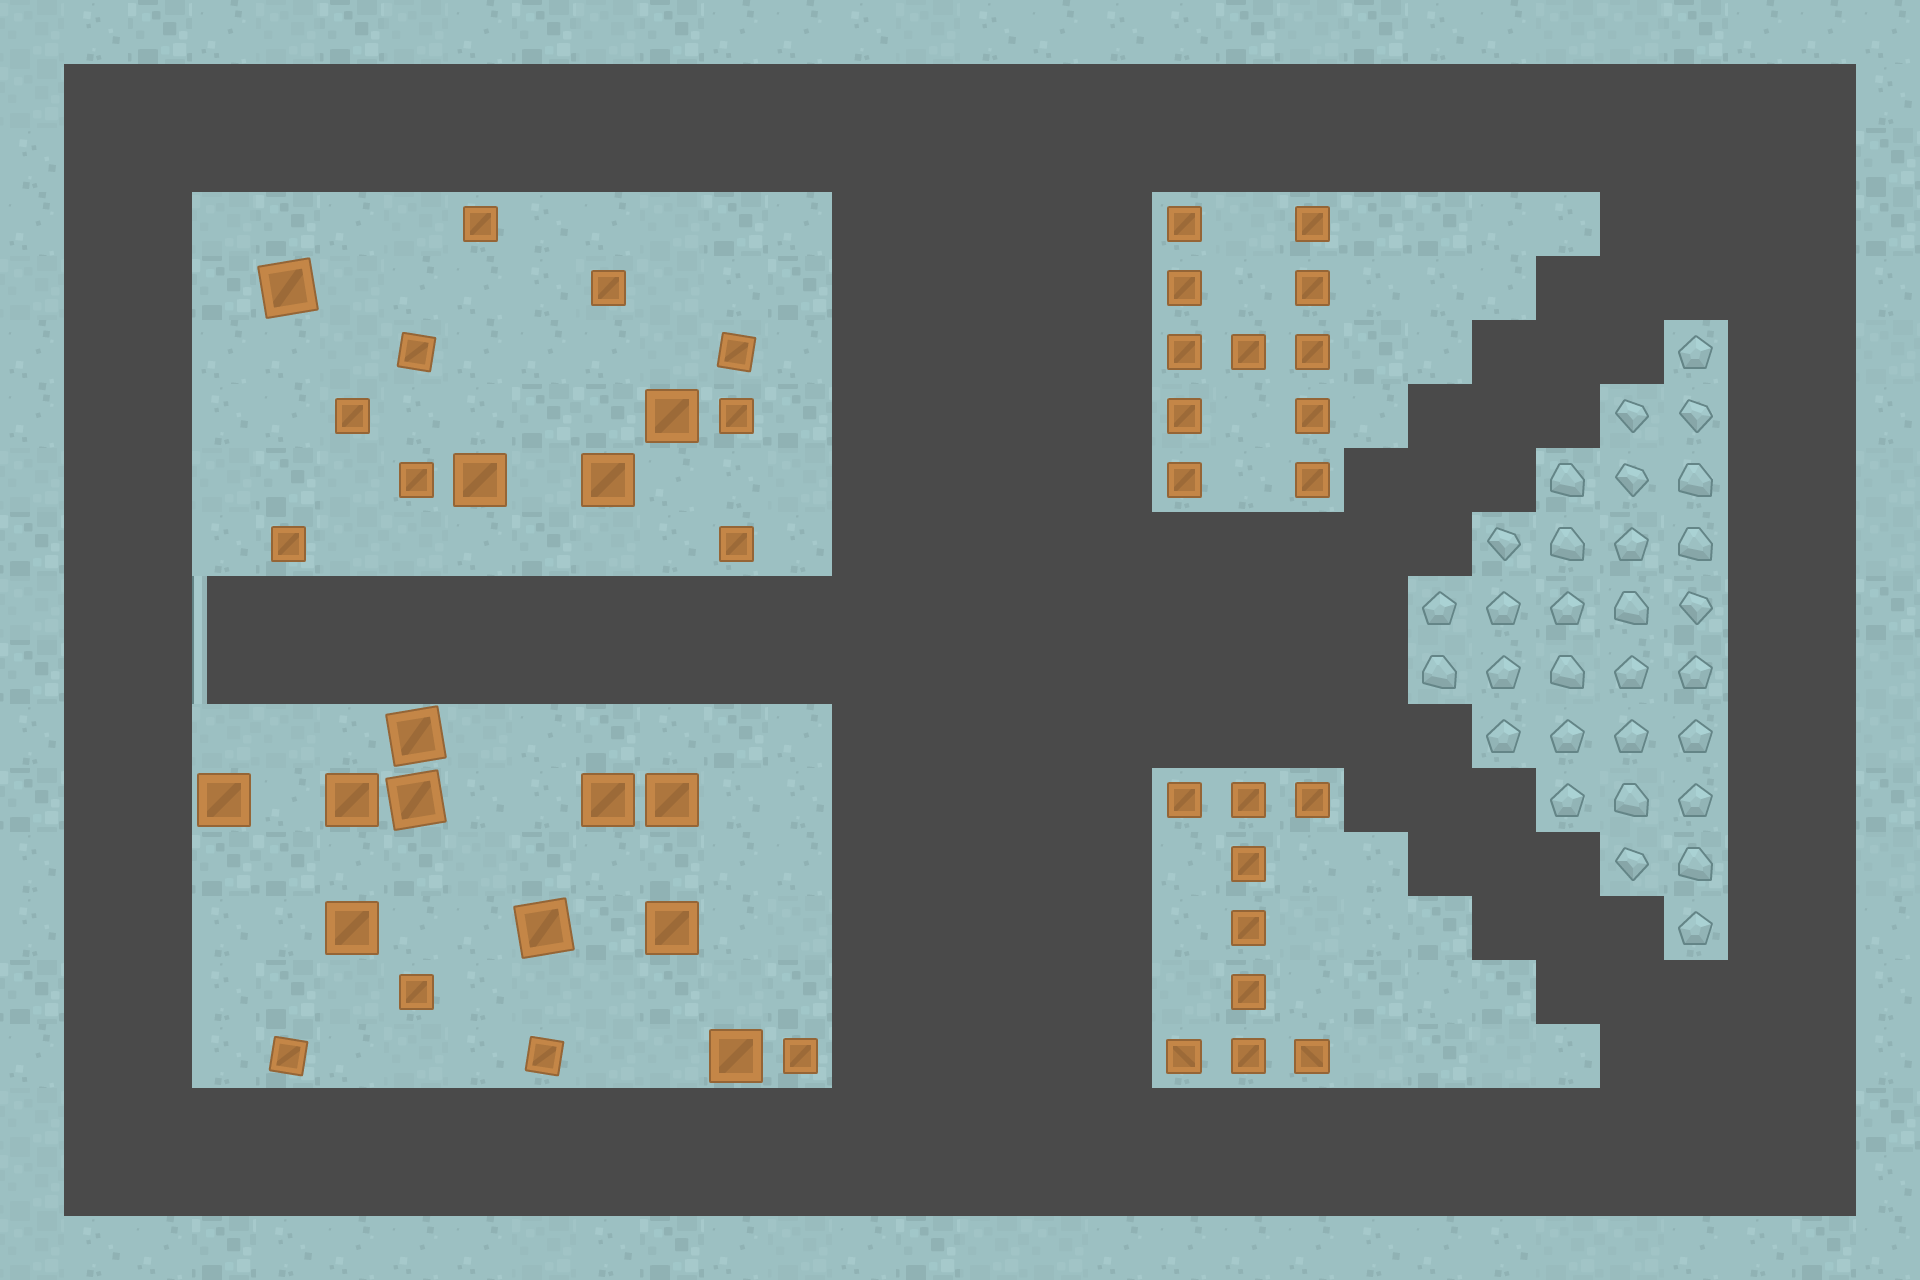

The image is a tile-based game level rendered from a .tmx file. Its description and source (layers, tilesets, objects; grid data summarised) follow:
An orthogonal 30x20 tile map with 64x64 px tiles, 2 tile layers (Tile Layer 1, Tile Layer 2) and 219 objects (204x Wall, 8x Enemy.left, 2x ShootingEnemy.left, 2x Aid, Player, ...).

<map version="1.5" tiledversion="1.7.2" orientation="orthogonal" renderorder="right-down" width="30" height="20" tilewidth="64" tileheight="64" infinite="0" nextlayerid="4" nextobjectid="474">
 <tileset firstgid="1" source="../img/map.tsx" />
 <layer id="1" name="Tile Layer 1" width="30" height="20">
  <data>[600 cells, 600 non-empty, 6 distinct tile ids]</data>
 </layer>
 <layer id="3" name="Tile Layer 2" width="30" height="20">
  <data>[600 cells, 77 non-empty, 7 distinct tile ids]</data>
 </layer>
 <objectgroup id="2" name="Object Layer 1">
  <object id="5" name="Player" x="96" y="672" width="32" height="32" />
  <object id="54" name="Wall" x="1.42841e-13" y="0" width="64" height="64" />
  <object id="55" name="Wall" x="1.42841e-13" y="128" width="64" height="64" />
  <object id="56" name="Wall" x="1.42841e-13" y="64" width="64" height="64" />
  <object id="57" name="Wall" x="1.42841e-13" y="192" width="64" height="64" />
  <object id="58" name="Wall" x="1.42841e-13" y="256" width="64" height="64" />
  <object id="59" name="Wall" x="1.42841e-13" y="320" width="64" height="64" />
  <object id="60" name="Wall" x="1.42841e-13" y="384" width="64" height="64" />
  <object id="61" name="Wall" x="1.42841e-13" y="512" width="64" height="64" />
  <object id="62" name="Wall" x="1.42841e-13" y="448" width="64" height="64" />
  <object id="63" name="Wall" x="1.42841e-13" y="576" width="64" height="64" />
  <object id="64" name="Wall" x="1.42841e-13" y="640" width="64" height="64" />
  <object id="65" name="Wall" x="1.42841e-13" y="704" width="64" height="64" />
  <object id="66" name="Wall" x="1.42841e-13" y="768" width="64" height="64" />
  <object id="67" name="Wall" x="1.42841e-13" y="896" width="64" height="64" />
  <object id="68" name="Wall" x="1.42841e-13" y="832" width="64" height="64" />
  <object id="69" name="Wall" x="1.42841e-13" y="960" width="64" height="64" />
  <object id="70" name="Wall" x="1.42841e-13" y="1024" width="64" height="64" />
  <object id="71" name="Wall" x="1.42841e-13" y="1088" width="64" height="64" />
  <object id="84" name="Wall" x="192" y="0" width="64" height="64" />
  <object id="90" name="Wall" x="256" y="0" width="64" height="64" />
  <object id="96" name="Wall" x="64" y="0" width="64" height="64" />
  <object id="97" name="Wall" x="128" y="0" width="64" height="64" />
  <object id="129" name="Wall" x="1.42841e-13" y="1216" width="64" height="64" />
  <object id="135" name="Wall" x="320" y="0" width="64" height="64" />
  <object id="136" name="Wall" x="640" y="0" width="64" height="64" />
  <object id="137" name="Wall" x="384" y="0" width="64" height="64" />
  <object id="138" name="Wall" x="448" y="0" width="64" height="64" />
  <object id="139" name="Wall" x="512" y="0" width="64" height="64" />
  <object id="140" name="Wall" x="576" y="0" width="64" height="64" />
  <object id="141" name="Wall" x="832" y="0" width="64" height="64" />
  <object id="142" name="Wall" x="704" y="0" width="64" height="64" />
  <object id="143" name="Wall" x="768" y="0" width="64" height="64" />
  <object id="165" name="Wall" x="1.42841e-13" y="1152" width="64" height="64" />
  <object id="166" name="Wall" x="1856" y="0" width="64" height="64" />
  <object id="167" name="Wall" x="1856" y="128" width="64" height="64" />
  <object id="168" name="Wall" x="1856" y="64" width="64" height="64" />
  <object id="169" name="Wall" x="1856" y="192" width="64" height="64" />
  <object id="170" name="Wall" x="1856" y="256" width="64" height="64" />
  <object id="171" name="Wall" x="1856" y="320" width="64" height="64" />
  <object id="172" name="Wall" x="1856" y="384" width="64" height="64" />
  <object id="173" name="Wall" x="1856" y="512" width="64" height="64" />
  <object id="174" name="Wall" x="1856" y="448" width="64" height="64" />
  <object id="175" name="Wall" x="1856" y="576" width="64" height="64" />
  <object id="176" name="Wall" x="1856" y="640" width="64" height="64" />
  <object id="177" name="Wall" x="1856" y="704" width="64" height="64" />
  <object id="178" name="Wall" x="1856" y="768" width="64" height="64" />
  <object id="179" name="Wall" x="1856" y="896" width="64" height="64" />
  <object id="180" name="Wall" x="1856" y="832" width="64" height="64" />
  <object id="181" name="Wall" x="1856" y="960" width="64" height="64" />
  <object id="182" name="Wall" x="1856" y="1024" width="64" height="64" />
  <object id="183" name="Wall" x="1856" y="1088" width="64" height="64" />
  <object id="184" name="Wall" x="1856" y="1216" width="64" height="64" />
  <object id="185" name="Wall" x="1856" y="1152" width="64" height="64" />
  <object id="186" name="Wall" x="1536" y="0" width="64" height="64" />
  <object id="224" name="Enemy.left" x="480" y="1120" width="32" height="32" />
  <object id="226" name="ShootingEnemy.left" x="1824" y="96" width="32" height="32" />
  <object id="227" name="ShootingEnemy.down" x="160" y="96" width="32" height="32" />
  <object id="271" name="ShootingEnemy.up" x="160" y="1184" width="32" height="32" />
  <object id="276" name="Aid" gid="316" x="1088" y="512" width="64" height="64" />
  <object id="278" name="Wall" x="896" y="0" width="64" height="64" />
  <object id="279" name="Wall" x="960" y="0" width="64" height="64" />
  <object id="280" name="Wall" x="1280" y="0" width="64" height="64" />
  <object id="281" name="Wall" x="1024" y="0" width="64" height="64" />
  <object id="282" name="Wall" x="1088" y="0" width="64" height="64" />
  <object id="283" name="Wall" x="1152" y="0" width="64" height="64" />
  <object id="284" name="Wall" x="1216" y="0" width="64" height="64" />
  <object id="285" name="Wall" x="1472" y="0" width="64" height="64" />
  <object id="286" name="Wall" x="1344" y="0" width="64" height="64" />
  <object id="287" name="Wall" x="1408" y="0" width="64" height="64" />
  <object id="288" name="Wall" x="1792" y="0" width="64" height="64" />
  <object id="289" name="Wall" x="1728" y="0" width="64" height="64" />
  <object id="290" name="Wall" x="1600" y="0" width="64" height="64" />
  <object id="291" name="Wall" x="1664" y="0" width="64" height="64" />
  <object id="292" name="Wall" x="192" y="1216" width="64" height="64" />
  <object id="293" name="Wall" x="256" y="1216" width="64" height="64" />
  <object id="294" name="Wall" x="64" y="1216" width="64" height="64" />
  <object id="295" name="Wall" x="128" y="1216" width="64" height="64" />
  <object id="296" name="Wall" x="320" y="1216" width="64" height="64" />
  <object id="297" name="Wall" x="640" y="1216" width="64" height="64" />
  <object id="298" name="Wall" x="384" y="1216" width="64" height="64" />
  <object id="299" name="Wall" x="448" y="1216" width="64" height="64" />
  <object id="300" name="Wall" x="512" y="1216" width="64" height="64" />
  <object id="301" name="Wall" x="576" y="1216" width="64" height="64" />
  <object id="302" name="Wall" x="832" y="1216" width="64" height="64" />
  <object id="303" name="Wall" x="704" y="1216" width="64" height="64" />
  <object id="304" name="Wall" x="768" y="1216" width="64" height="64" />
  <object id="305" name="Wall" x="1536" y="1216" width="64" height="64" />
  <object id="306" name="Wall" x="896" y="1216" width="64" height="64" />
  <object id="307" name="Wall" x="960" y="1216" width="64" height="64" />
  <object id="308" name="Wall" x="1280" y="1216" width="64" height="64" />
  <object id="309" name="Wall" x="1024" y="1216" width="64" height="64" />
  <object id="310" name="Wall" x="1088" y="1216" width="64" height="64" />
  <object id="311" name="Wall" x="1152" y="1216" width="64" height="64" />
  <object id="312" name="Wall" x="1216" y="1216" width="64" height="64" />
  <object id="313" name="Wall" x="1472" y="1216" width="64" height="64" />
  <object id="314" name="Wall" x="1344" y="1216" width="64" height="64" />
  </objectgroup>
</map>
<!-- 122 of 219 objects omitted -->
